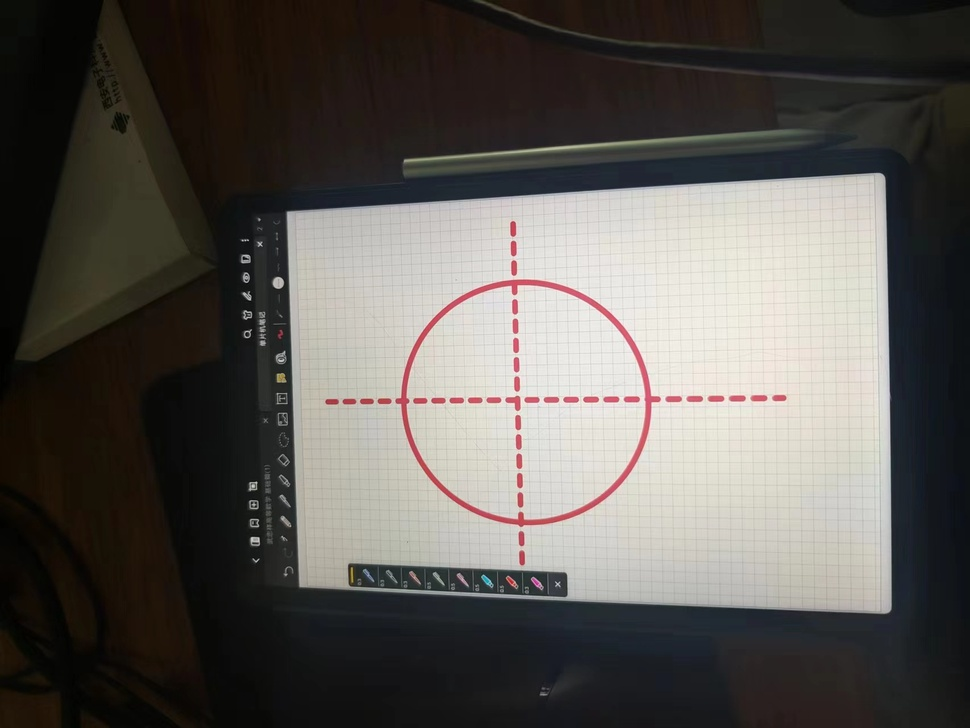
#> input picture test/default.jpeg, 970 x 728 px, shrunk from 1706 x 1280 before the run, given in place of the camera
$ python FPS.py
#> lines starting #> are read from the running program, lines starting #| are printed output that depends on the picture; after the words box and inside, x2 and y2 are one past the last pixel; in counts of white or black regions, pixels touching at a corner belong together
import numpy as np
import cv2 as cv
cap = cv.VideoCapture(0)
#cap.set(cv.CAP_PROP_FOURCC, cv.VideoWriter_fourcc('M', 'J', 'P', 'G'))
cap.set(cv.CAP_PROP_FPS, 30)

count = 0

if not cap.isOpened():
 print("Cannot open camera")
 exit()
while True:
    # Capture frame-by-frame
    ret, img = cap.read()
#> img is the input picture: shape (728, 970, 3); mean B, G, R 83.7, 87.9, 91.3
    hsv = cv.cvtColor(img, cv.COLOR_BGR2HSV)
#> hsv: shape (728, 970, 3); mean H, S, V 41.9, 62.8, 93.2

    # Initial HSV threshold values
    lower_blue = np.array([102, 69, 0])
    upper_blue = np.array([147, 255, 255])

    lower_green = np.array([38, 92, 46])
    upper_green = np.array([82, 255, 255])

    lower_red_1 = np.array([0, 43, 46])
    upper_red_1 = np.array([10, 255, 255])

    lower_red_2 = np.array([156, 43, 46])
    upper_red_2 = np.array([180, 255, 255])


    # Initial values for erode and dilate
    erode_value = 0
    dilate_value = 0


    # [15 lines of commented-out code are left out]
    mask_blue = cv.inRange(hsv, lower_blue, upper_blue)
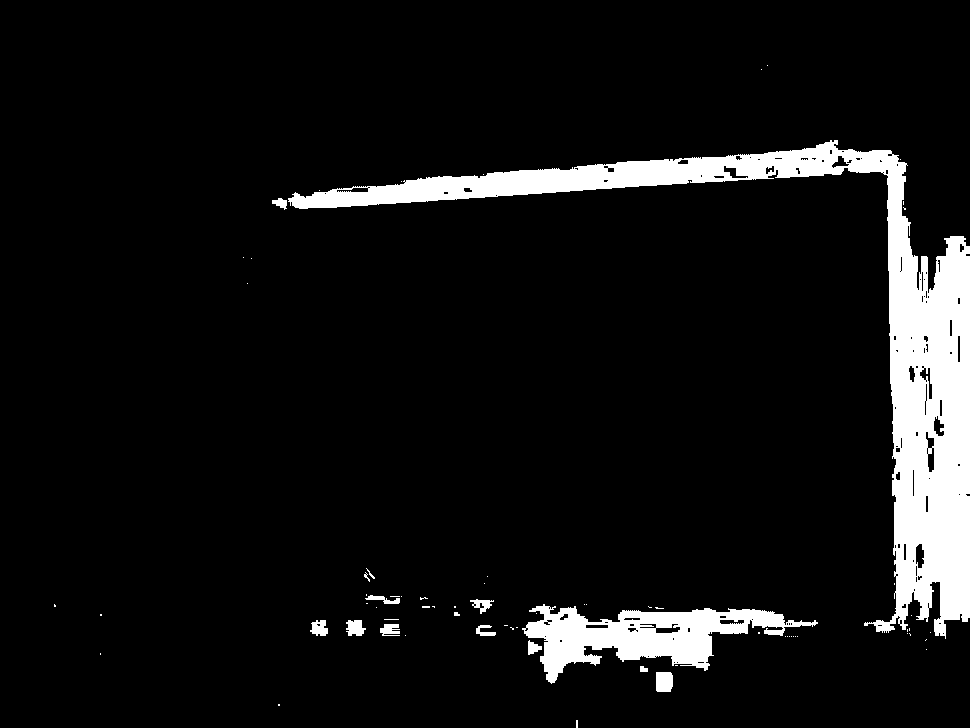
#> mask_blue: shape (728, 970); 7.6% white; 70 white regions (55 under 20 px), largest, box (x1, y1, x2, y2) and area: (288, 140, 970, 639) 42238, (522, 604, 818, 684) 9753, (656, 672, 673, 692) 327
    res = cv.bitwise_and(img, img, mask=mask_blue)
    median = cv.medianBlur(mask_blue, 9)
#> median: shape (728, 970); 7.7% white; 10 white regions (2 under 20 px), largest, box (x1, y1, x2, y2) and area: (275, 141, 970, 636) 43300, (525, 606, 802, 682) 10128, (656, 672, 673, 692) 299
    mask_blue = cv.erode(mask_blue, None, iterations=2)  #腐蚀操作
#> mask_blue: shape (728, 970); 5.6% white; 25 white regions (13 under 20 px), largest, box (x1, y1, x2, y2) and area: (844, 151, 970, 620) 23726, (294, 144, 842, 207) 8728, (528, 608, 746, 681) 6032
    mask_blue = cv.dilate(mask_blue, None, iterations=8)  #膨胀操作，其实先腐蚀再膨胀的效果是开运算，去除噪点
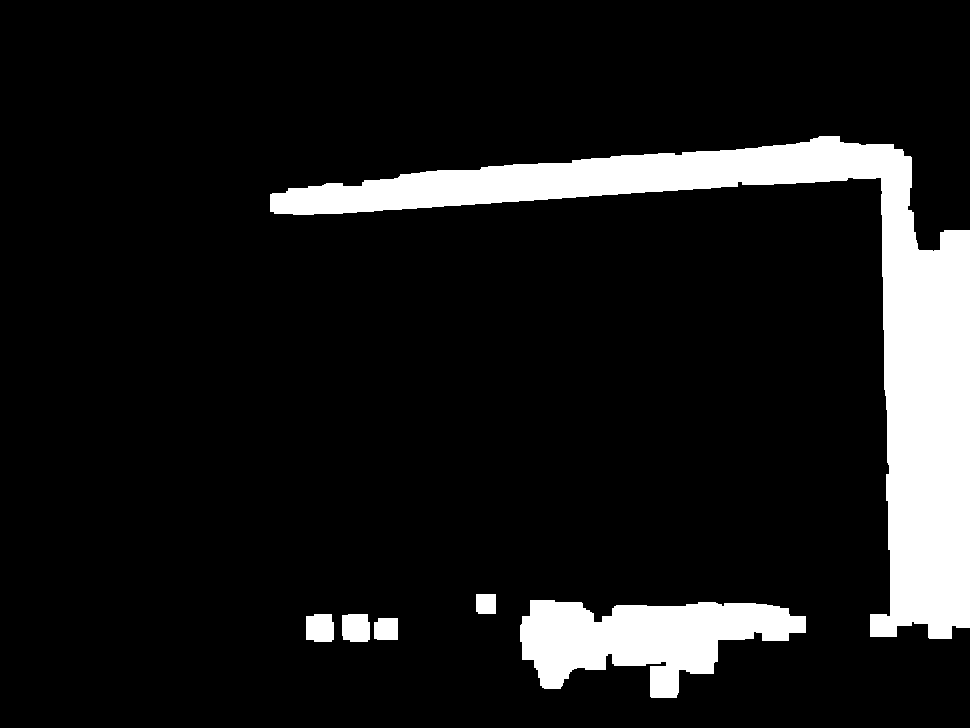
#> mask_blue: shape (728, 970); 10.8% white; 6 white regions
    contours_blue, hierachy = cv.findContours(mask_blue, cv.RETR_EXTERNAL, cv.CHAIN_APPROX_NONE)
#> contours_blue = 6 contours; box (x1, y1, x2, y2) and area: (270, 136, 970, 639) 56591, (520, 600, 806, 698) 15889, (342, 614, 370, 642) 686, (306, 614, 334, 642) 679, (374, 618, 398, 640) 465, (476, 594, 496, 614) 358
    res = cv.drawContours(img, contours_blue, -1,(255,0,0), 4)
    moments = cv.moments(contours_blue[0])
#> moments = moments, m00 465, centre m10/m00, m01/m00 = (385.9, 628.7)
    # Calculate the centroid (barycenter) coordinates
    centroid_x_b = int(moments["m10"] / moments["m00"])
#> centroid_x_b = 385
    centroid_y_b = int(moments["m01"] / moments["m00"])
#> centroid_y_b = 628
    cv.circle(img, (centroid_x_b, centroid_y_b), 10, (255, 0, 0), -1)
#> img: shape (728, 970, 3); mean B, G, R 87.8, 85.6, 89.1
    if count > 10:
        print("Blue: "+' ('+str(centroid_x_b)+','+str(centroid_y_b)+')') # 输出各个中心点

    #Initialize the mask and result using the initial HSV values
    mask_green = cv.inRange(hsv, lower_green, upper_green)
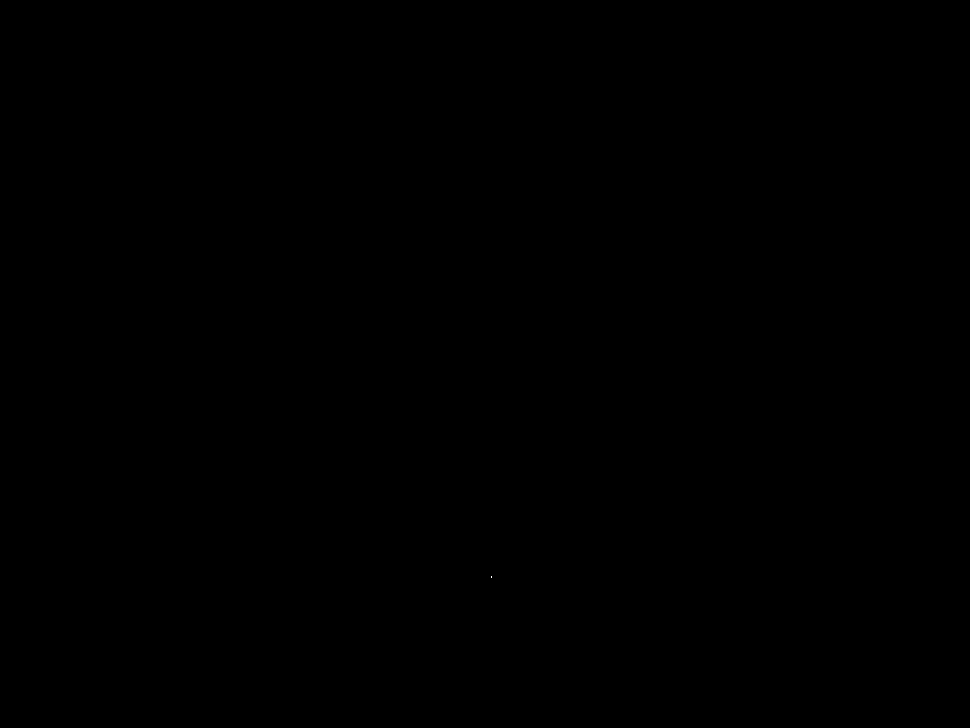
#> mask_green: shape (728, 970); 0% white in thin lines or dots, all inside (x1, y1, x2, y2) = (491, 576, 492, 578)
    res = cv.bitwise_and(img, img, mask=mask_green)
    median = cv.medianBlur(mask_green, 9)
#> median: shape (728, 970); every value is 0
    mask_green = cv.erode(mask_green, None, iterations=0)  #腐蚀操作
    mask_green = cv.dilate(mask_green, None, iterations=3)  #膨胀操作，其实先腐蚀再膨胀的效果是开运算，去除噪点
#> mask_green: shape (728, 970); 0.01% white; 1 white region
    contours_green, hierachy = cv.findContours(mask_green, cv.RETR_EXTERNAL, cv.CHAIN_APPROX_NONE)
#> contours_green = 1 contour; box (x1, y1, x2, y2) and area: (488, 573, 495, 581) 42
    #contours_green = max(contours_green, key=lambda x: len(x))
    res = cv.drawContours(img, contours_green, -1,(0,255,0), 4)
    moments = cv.moments(contours_green[0])
#> moments = moments, m00 42, centre m10/m00, m01/m00 = (491, 576.5)
    # Calculate the centroid (barycenter) coordinates

    centroid_x_g = int(moments["m10"] / moments["m00"])
#> centroid_x_g = 491
    centroid_y_g = int(moments["m01"] / moments["m00"])
#> centroid_y_g = 576
    cv.circle(img, (centroid_x_g, centroid_y_g), 10, (0, 255, 0), -1)
#> img: shape (728, 970, 3); mean B, G, R 87.8, 85.7, 89.1
    if count > 10:
        print("Green: "+' ('+str(centroid_x_g)+','+str(centroid_y_g)+')') # 输出各个中心点


    #Initialize the mask and result using the initial HSV values
    #mask_red_1 = cv.inRange(hsv, lower_red_1, upper_red_1)
    #mask_red_2 = cv.inRange(hsv, lower_red_2, upper_red_2)
    mask_red = cv.inRange(hsv, lower_red_2, upper_red_2)
#> mask_red: shape (728, 970); 1.2% white; 46 white regions (4 under 20 px), largest, box (x1, y1, x2, y2) and area: (396, 279, 661, 527) 4813, (505, 397, 521, 410) 130, (603, 396, 620, 403) 103
    #mask_red = cv.bitwise_or(mask_red_1,mask_red_2)
    res = cv.bitwise_and(img, img, mask=mask_red)
    median = cv.medianBlur(mask_red, 9)
#> median: shape (728, 970); 0.93% white; 38 white regions, largest, box (x1, y1, x2, y2) and area: (398, 279, 659, 524) 3808, (431, 476, 539, 526) 638, (406, 429, 421, 461) 186
    mask_red = cv.erode(mask_red, None, iterations=2)  #腐蚀操作
#> mask_red: shape (728, 970); 0.2% white in thin lines or dots, all inside (x1, y1, x2, y2) = (280, 224, 783, 584)
    mask_red = cv.dilate(mask_red, None, iterations=5)  #膨胀操作，其实先腐蚀再膨胀的效果是开运算，去除噪点
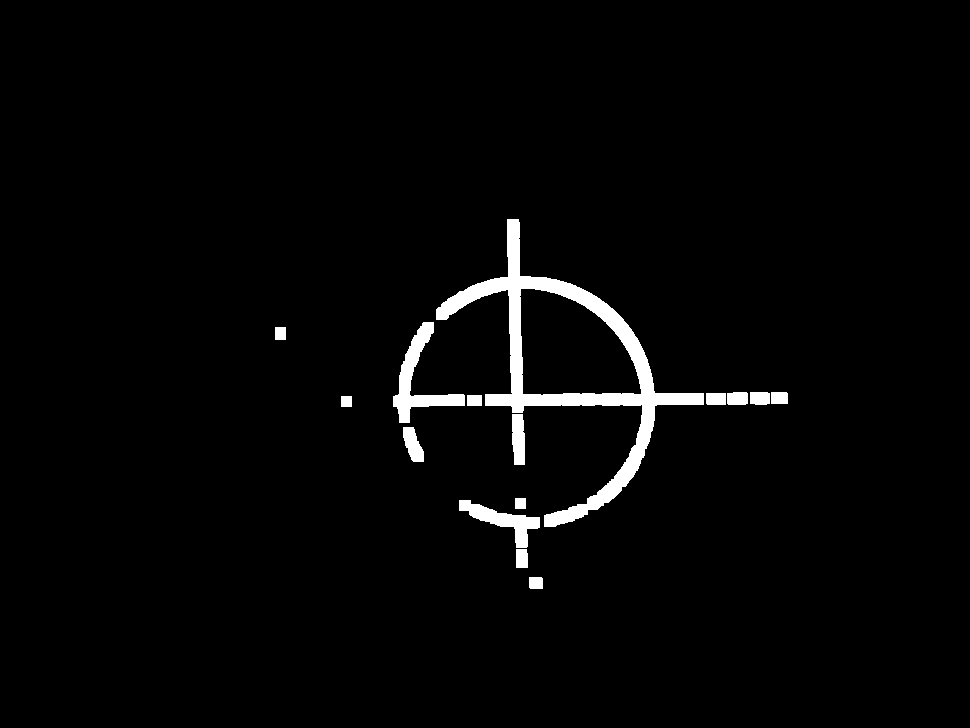
#> mask_red: shape (728, 970); 2.5% white; 15 white regions
    contours_red, hierachy = cv.findContours(mask_red, cv.RETR_EXTERNAL, cv.CHAIN_APPROX_NONE)
#> contours_red = 15 contours; largest, box (x1, y1, x2, y2) and area: (436, 219, 704, 527) 19950, (393, 322, 465, 423) 1873, (459, 500, 540, 548) 1200, (512, 414, 525, 465) 542, (403, 427, 424, 462) 429
    res = cv.drawContours(img, contours_red, -1,(0,0,255), 4)
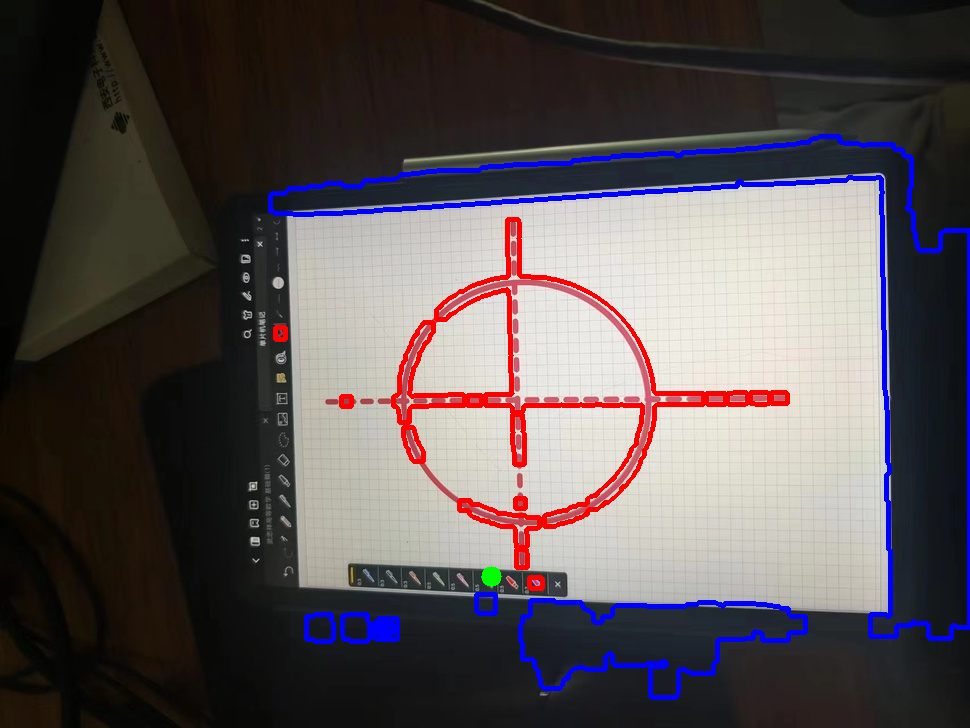
#> res: shape (728, 970, 3); mean B, G, R 84.4, 82.2, 89.7

    longest_contour = max(contours_red, key=lambda x: len(x))
#> longest_contour = contour of 1220 points, box (x1, y1, x2, y2) (436, 219, 704, 527), area 19950
    moments = cv.moments(longest_contour)
#> moments = moments, m00 19950, centre m10/m00, m01/m00 = (570.4, 358.3)
    # Calculate the centroid (barycenter) coordinates
    centroid_x_r = int(moments["m10"] / moments["m00"])
#> centroid_x_r = 570
    centroid_y_r = int(moments["m01"] / moments["m00"])
#> centroid_y_r = 358
    cv.circle(img, (centroid_x_r, centroid_y_r), 10, (0, 0, 255), -1)
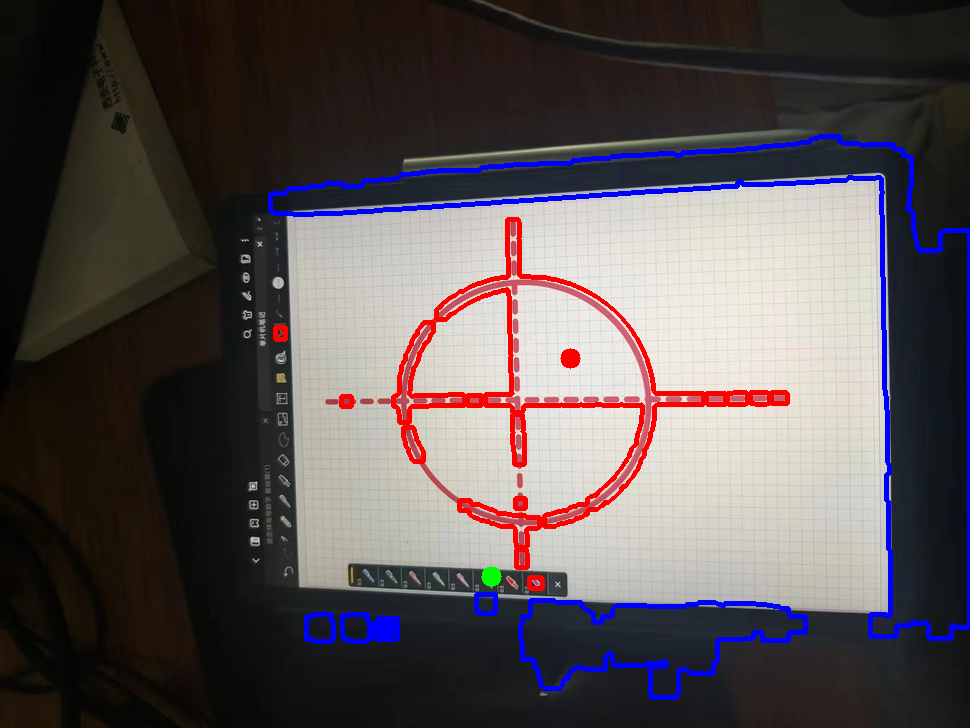
#> img: shape (728, 970, 3); 0.04% of pixels changed, all inside (x1, y1, x2, y2) = (560, 348, 581, 369)
    if count > 10:
       count = 0
       print("Red: "+' ('+str(centroid_x_r)+','+str(centroid_y_r)+')') # 输出各个中心点

    cv.imshow('img', img)


    count+=1


    if cv.waitKey(1) == ord('q'):
#> (key q is pressed here)
        break
# When everything done, release the capture
cap.release()
cv.destroyAllWindows()

$ run again, on test/far.jpeg
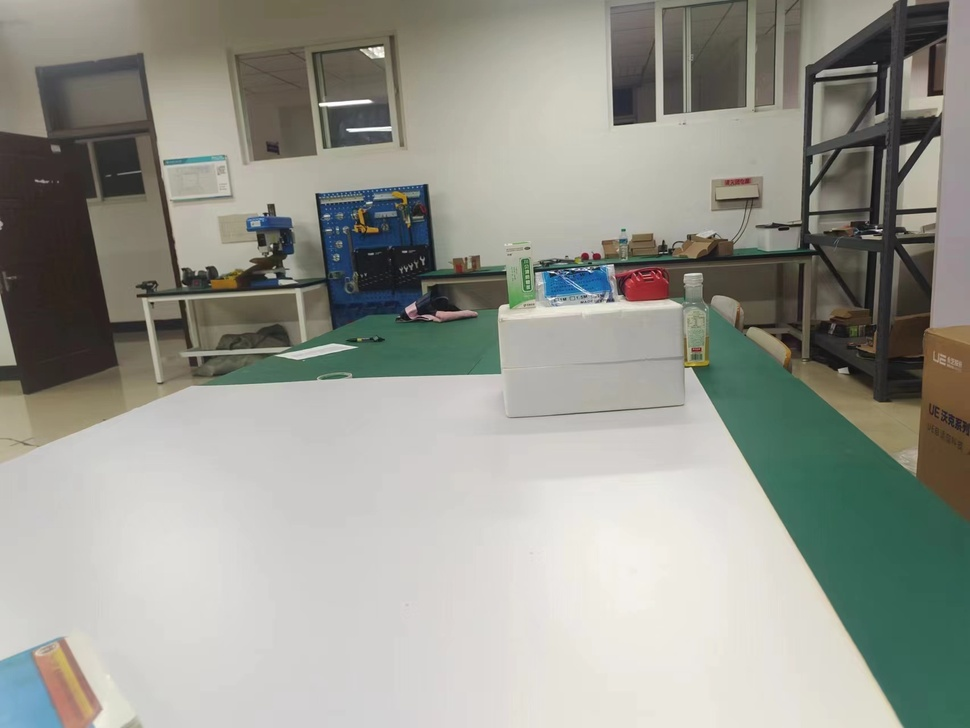
#> input picture test/far.jpeg, 970 x 728 px, shrunk from 1706 x 1280 before the run, given in place of the camera
#> img is the input picture: shape (728, 970, 3); mean B, G, R 143.9, 152.4, 151.2
#> hsv: shape (728, 970, 3); mean H, S, V 34.1, 35.5, 156.5
#> `mask_blue = cv.dilate(mask_blue, None, iterations=8)`:
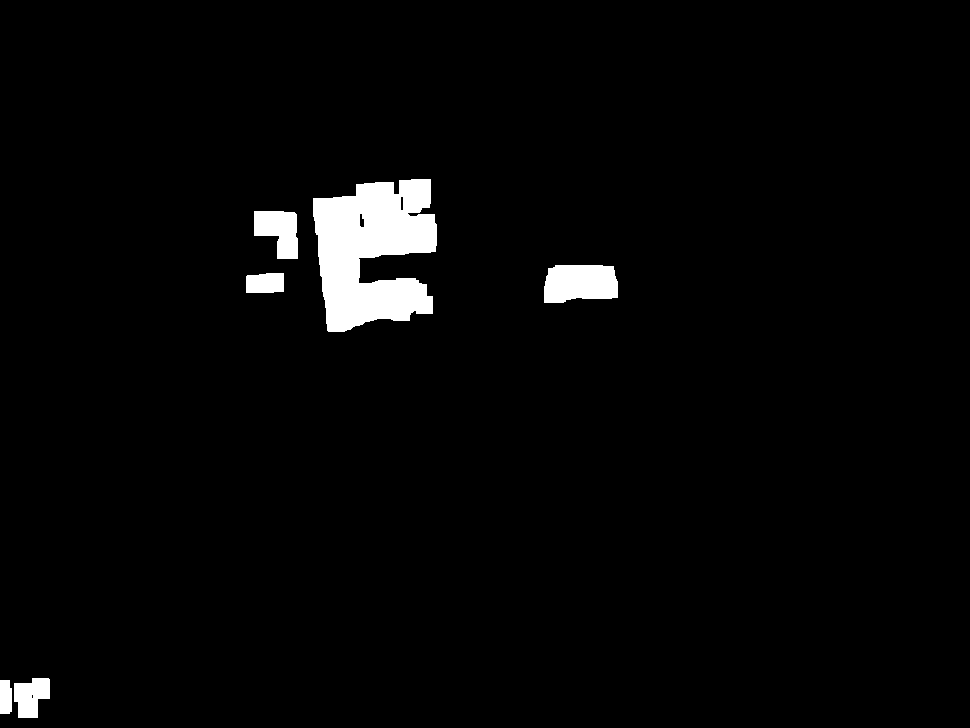
#> mask_blue: shape (728, 970); 2.8% white; 6 white regions
#> contours_blue = 6 contours; box (x1, y1, x2, y2) and area: (313, 179, 437, 332) 13042, (544, 265, 618, 303) 2358, (254, 211, 298, 259) 1438, (14, 678, 50, 718) 984, (246, 273, 284, 293) 661, (0, 680, 12, 714) 344
#> `moments = cv.moments(contours_blue[0])`: moments = moments, m00 344, centre m10/m00, m01/m00 = (5.25, 696.9)
#> centroid_x_b = 5
#> centroid_y_b = 696
#> contours_green = 19 contours; largest, box (x1, y1, x2, y2) and area: (690, 309, 970, 728) 50324, (299, 313, 490, 381) 8200, (504, 258, 536, 311) 903, (629, 252, 671, 266) 378, (741, 247, 768, 259) 237
#> `moments = cv.moments(contours_green[0])`: moments = moments, m00 49, centre m10/m00, m01/m00 = (496.5, 368.5)
#> centroid_x_g = 496
#> centroid_y_g = 368
#> contours_red = 3 contours; box (x1, y1, x2, y2) and area: (614, 264, 671, 303) 1648, (580, 250, 603, 262) 232, (405, 307, 420, 321) 176
#> longest_contour = contour of 162 points, box (x1, y1, x2, y2) (614, 264, 671, 303), area 1648
#> `moments = cv.moments(longest_contour)`: moments = moments, m00 1648, centre m10/m00, m01/m00 = (642, 282.9)
#> centroid_x_r = 642
#> centroid_y_r = 282
#> `cv.circle(img, (centroid_x_r, centroid_y_r), 10, (0, 0, 255), -1)`:
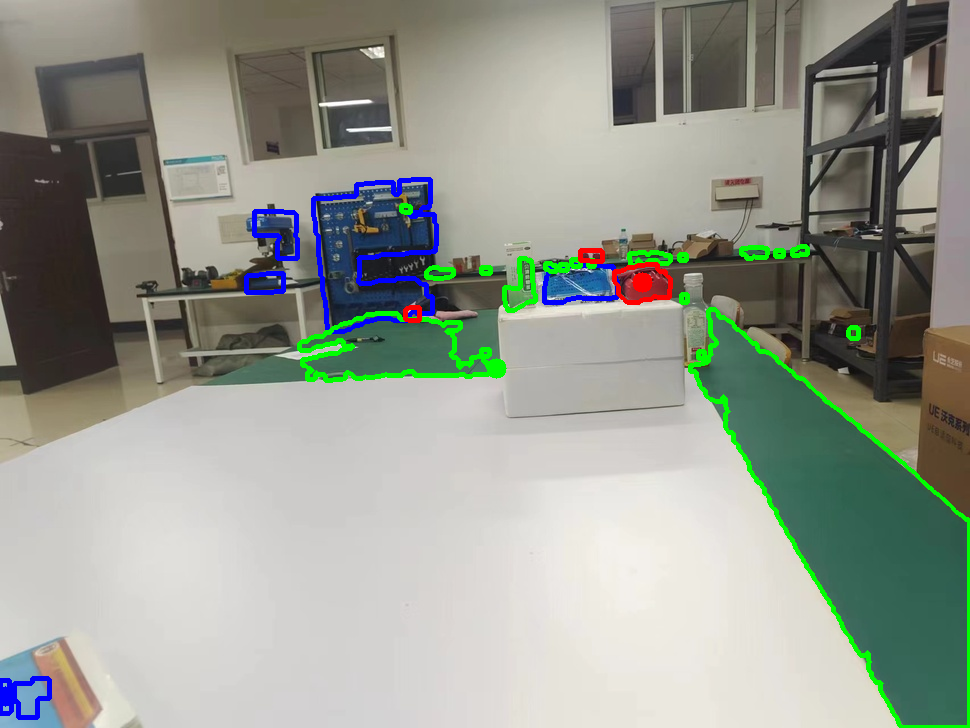
#> img: shape (728, 970, 3); mean B, G, R 143.4, 153.4, 148.9
